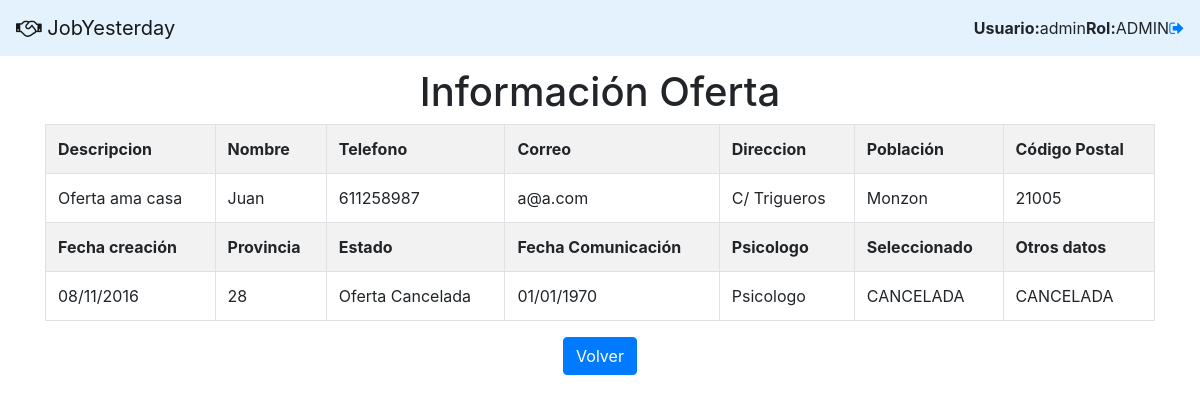
Screenshot of /app/indexx.php?controllers=ctr_info&Cod=21 (signed in) with the database file from the repository.
### tables this page shows
CREATE TABLE `tbl_oferta` (
  `Cod` int(11) NOT NULL,
  `descripcion` varchar(200) DEFAULT NULL,
  `nombre` varchar(50) DEFAULT NULL,
  `telefono` varchar(50) DEFAULT NULL,
  `correo` varchar(70) DEFAULT NULL,
  `direccion` varchar(60) NOT NULL,
  `poblacion` varchar(55) DEFAULT NULL,
  `CP` int(10) NOT NULL,
  `provincia` int(11) DEFAULT NULL,
  `estado` varchar(10) DEFAULT NULL,
  `fechacreacion` date DEFAULT NULL,
  `fechatope` date DEFAULT NULL,
  `psicologo` varchar(70) DEFAULT NULL,
  `seleccionado` varchar(70) DEFAULT NULL,
  `otrosdatos` varchar(150) DEFAULT NULL
);

### app/controllers/ctr_info.php (called while the page is built, shortened)
<?php
include_once (HELPERS_PATH . 'helper.php');
include_once (MODELS_PATH . 'bda_ofertasmodelo.php');
$rows = obtenerOfertaCodigo($_GET['Cod']);
include_once (VIEWS_PATH . 'view_info.php');

### app/models/bda_sg.php (called while the page is built, shortened)
<?php
Class Db {
    private $link;
    static $_instance;
    public static function getInstance(){
        if (!(self::$_instance instanceof self)){
            self::$_instance=new self();
        }
        return self::$_instance;
    }
    private function Conectar($conf)
    {
        $this->link=new mysqli($conf['servidor'], $conf['usuario'], $conf['password'], $conf['base_datos']);
        $this->link->query("SET NAMES 'utf8'");
    }
    public function Consulta($sql)
    {
        $this->result=$this->link->query($sql);
        return $this->result;
    }
    public function LeeRegistro($result=NULL)
    {
        $this->regActual=$result->fetch_assoc();
        return $this->regActual;
    }
}

### app/models/bda_ofertasmodelo.php (called while the page is built, shortened)
<?php
include_once 'bda_sg.php';
function obtenerOfertaCodigo($Cod){
    $sql='SELECT *, DATE_FORMAT(fechatope, "%d/%m/%Y") as fechatope, DATE_FORMAT(fechacreacion, "%d/%m/%Y")
    as fechacreacion FROM tbl_oferta WHERE Cod = "'. $Cod .'"';
    $bd=Db::getInstance();
    $rs=$bd->Consulta($sql);
    $ofertas = [];
    while ($reg=$bd->LeeRegistro($rs)) {
        $ofertas[] = $reg;
    }
    return $ofertas;
}

### app/helper/helper.php (called while the page is built, shortened)
<?php
function devuelveEstado($estado){
if ($estado == "C"){
    return "Oferta Cancelada";
    }
}

### app/views/view_info.php (the view)
<div class="container" align="center">
    <form class="form-horizontal" role="form" method="POST">
        <h1>Información Oferta</h1>
        <table class="table table-striped table-bordered table-hover" id="resumen">
            <tr class="active">
                <?php foreach ($rows as $row) {?>
                <th>Descripcion</th>
                <th>Nombre</th>
                <th>Telefono</th>
                <th>Correo</th>
                <th>Direccion</th>
                <th>Población</th>
                <th>Código Postal</th>
            </tr>
            <tr>
                <td><?php echo $row['descripcion']?></td>
                <td><?php echo $row['nombre']?></td>
                <td><?php echo $row['telefono']?></td>
                <td><?php echo $row['correo']?></td>
                <td><?php echo $row['direccion']?></td>
                <td><?php echo $row['poblacion']?></td>
                <td><?php echo $row['CP']?></td>
            </tr>
            <tr class="active">
                <th>Fecha creación</th>
                <th>Provincia</th>
                <th>Estado</th>
                <th>Fecha Comunicación</th>
                <th>Psicologo</th>
                <th>Seleccionado</th>
                <th>Otros datos</th>
            </tr>
            <tr>
                <td><?php echo $row['fechacreacion']?></td>
                <td><?php echo $row['provincia']?></td>
                <td><?php echo devuelveEstado($row['estado'])?></td>
                <td><?php echo $row['fechatope']?></td>
                <td><?php echo $row['psicologo']?></td>
                <td><?php echo $row['seleccionado']?></td>
                <td><?php echo $row['otrosdatos']?></td>
            </tr>
            <?php } ?>
        </table>
        <form class="form-horizontal" role="form" method="POST">
            <a href="?controllers=ctr_login" class="btn btn-primary">Volver</a>
        </form>
    </form>
</div>

### rows the page displays
tbl_oferta: descripcion "Oferta ama casa", nombre "Juan", telefono "611258987", correo "a@a.com", direccion "C/ Trigueros", poblacion "Monzon", CP "21005", fechacreacion "08/11/2016", provincia "28", estado "Oferta Cancelada", fechatope "01/01/1970", psicologo "Psicologo", seleccionado "CANCELADA", otrosdatos "CANCELADA"

### other values shown
$_SESSION['usuario'] "admin"
